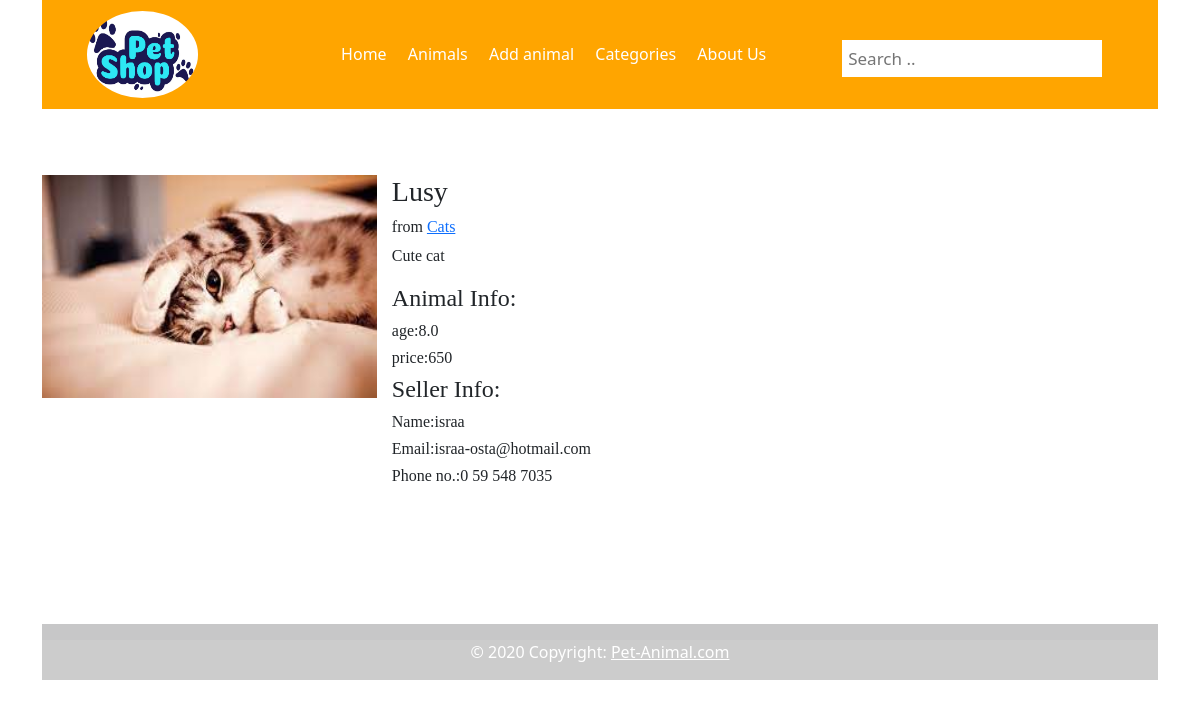
/showAnimalInfo/12 (signed in), run on the app's committed database.
### user/models.py (models this page shows, shortened)
class Animal(models.Model):
    animal_name=models.CharField(max_length=200)
    description=models.TextField()
    price=models.IntegerField()
    age=models.FloatField()
    image=models.ImageField(upload_to='Media', blank=True)
    isDelete=models.BooleanField()
    isAccepted=models.BooleanField()
    added_by=models.ForeignKey(User,related_name='added_animals', on_delete=models.CASCADE)
    category=models.ForeignKey(Category,related_name='animals_in_this_category', on_delete=models.CASCADE)
    created_at=models.DateTimeField(auto_now_add=True)
    updated_at=models.DateTimeField(auto_now=True)
    objects=CUserManager()

class Category(models.Model):
    name=models.CharField(max_length=200)
    created_at=models.DateTimeField(auto_now_add=True)
    updated_at=models.DateTimeField(auto_now=True)
    def __str__(self):
        return self.name

class User(AbstractBaseUser, PermissionsMixin):
    first_name=models.CharField(max_length=200)
    last_name=models.CharField(max_length=200)
    email=models.CharField(max_length=255, unique=True)
    password=models.CharField(max_length=150)
    phone_number=models.CharField(max_length=10)
    city=models.CharField(max_length=45)
    gender=models.CharField(max_length=10,default="")
    rule_type=models.ForeignKey(Rule,related_name='users_in_this_rule', on_delete=models.CASCADE)
    created_at=models.DateTimeField(auto_now_add=True)
    updated_at=models.DateTimeField(auto_now=True)
    is_staff = models.BooleanField(_('staff status'),default=False)
    USERNAME_FIELD = 'email'
    REQUIRED_FIELDS = []
    objects =CUserManager()

### user/views.py (the view)
# urls.py: path('showAnimalInfo/<int:animalid>', views.showAnimalInfo),
def showAnimalInfo(request,animalid):
    animal=models.getAnimal(animalid)
    context={
        'this_animal':animal,
        'current_user':User.objects.get(id=request.session['id']),
        'admin': User.objects.get(rule_type=1),
        'user': User.objects.get(id=request.session['id']),
    }
    return render(request,'animalinfo.html',context)

### user/models.py (called while the page is built)
def getAnimal(animalid):
    return Animal.objects.get(id=animalid)

### user/templates/animalinfo.html (shortened to what this page needs)
<!DOCTYPE html>
<html lang="en">
<head>
    {% load static %}
    <link rel="stylesheet" href="{% static 'css/animalinfostyle.css' %}">
    <link href="https://cdn.jsdelivr.net/npm/bootstrap@5.1.3/dist/css/bootstrap.min.css" rel="stylesheet">
</head>
<body>
    <div class="container">
      <header>
        <div class="image-container">
            <img src="static/image/LOGO.png" alt="">
        </div>
        <ul class="nav">
            <li class="nav-item">
              <a  aria-current="page" href="/mainPage">Home</a>
            </li>
            <li class="nav-item">
              <a  href="/showAllAnimals">Animals</a>
            </li>
            <li class="nav-item">
              <a href="/addAnimalPage">Add animal</a>
            </li>
            <li class="nav-item">
              <a href="/allCategories">Categories</a>
            </li>
            <li class="nav-item">
                <a href="/aboutUs">About Us</a>
              </li>
          </ul>
        <div class="search-container">
            <form action="#">
                <div class="input-box">
                    <input type="text" placeholder="Search .. " required>
                  </div>
            </form>
          </div>
    </header>
    <div class="second">
      <img src="/Media/{{this_animal.image}}" alt="dogpic" class="dog1pic">
      <div class="right">
          <h3>{{this_animal.animal_name}}</h3>
          <h6>from <a href="/{{this_animal.category}}">{{this_animal.category.name}}</a></h6>
          <p>{{this_animal.description}}</p>
          <h4>Animal Info:</h4>
          <h6>age:{{this_animal.age}}</h6>
          <h6>price:{{this_animal.price}}</h6>
          <h4>Seller Info:</h4>
          <h6>Name:{{this_animal.added_by.first_name}}</h6>
          <h6>Email:{{this_animal.added_by.email}}</h6>
          <h6>Phone no.:{{this_animal.added_by.phone_number}}</h6>
      </div>
  </div>
  <footer class="bg-light text-center text-white">
    <div class="container p-4 pb-0">
    </div>
    <div class="text-center p-3" style="background-color: rgba(0, 0, 0, 0.2);">
      © 2020 Copyright:
      <a class="text-white" href="https://mdbootstrap.com/">Pet-Animal.com</a>
    </div>
  </footer>
</body>
</html>

### user/static/css/animalinfostyle.css (style rules this page uses)
.container { display: flex; flex-direction: column; margin: 0 auto; width: 90%; height: 80%; justify-content: space-between; background-color: white; }
.dog1pic { width: 30%; height: 70%; margin-right: 15px; }
html , body { height: 100%; width:100%; }
h4 { font-weight: lighter; }
h3 { font-weight: bold; }
header { height: 17%; width: 100%; background-color: #ffa500 ; display: flex; align-items: center; justify-content: space-between; }
.nav { width: 40%; justify-content: space-around; display: flex; }
.nav-item a { color: white; text-decoration: none; }
.input-box input { border-color: #138f8d; }
.search-container { float: right; margin-right: 5%; }
.image-container img { margin-left: 20%; width: 50%; height: 100%; border-radius: 50%; }
.image-container { width: 20%; height: 80%; }
input[type=text] { padding: 6px; margin-top: 8px; font-size: 17px; border: none; }
.second { display: flex; font-family: cursive; }

### data on the page
Animal: image (picture), animal_name "Lusy", category.name "Cats", description "Cute cat", age "8.0", price "650", added_by.first_name "israa", added_by.email "israa-osta@hotmail.com", added_by.phone_number "0 59 548 7035"
